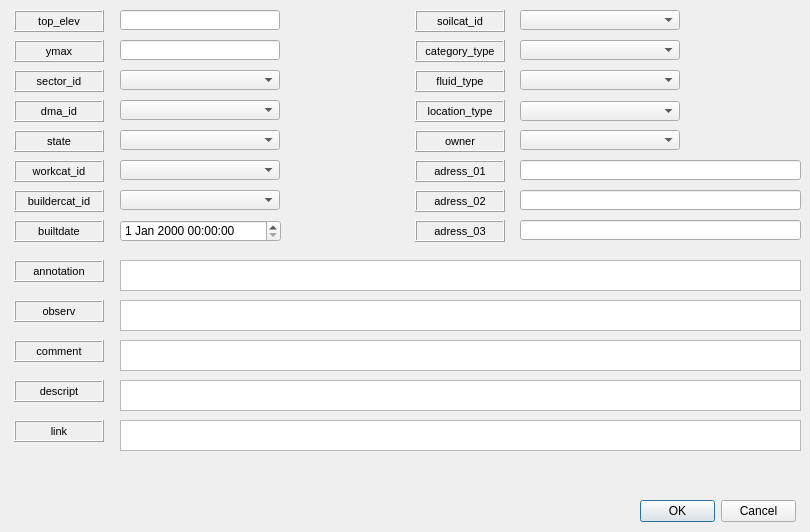
   <widget class="QWidget" name="tab_5">
    <attribute name="title">
     <string>Feature</string>
    </attribute>
    <widget class="QComboBox" name="comboBox_14">
     <property name="geometry">
      <rect>
       <x>520</x>
       <y>101</y>
       <width>160</width>
       <height>20</height>
      </rect>
     </property>
    </widget>
    <widget class="QLabel" name="label_14">
     <property name="geometry">
      <rect>
       <x>14</x>
       <y>100</y>
       <width>90</width>
       <height>22</height>
      </rect>
     </property>
     <property name="font">
      <font>
       <pointsize>8</pointsize>
      </font>
     </property>
     <property name="frameShape">
      <enum>QFrame::Box</enum>
     </property>
     <property name="frameShadow">
      <enum>QFrame::Raised</enum>
     </property>
     <property name="text">
      <string>dma_id</string>
     </property>
     <property name="textFormat">
      <enum>Qt::AutoText</enum>
     </property>
     <property name="scaledContents">
      <bool>false</bool>
     </property>
     <property name="alignment">
      <set>Qt::AlignCenter</set>
     </property>
     <property name="margin">
      <number>3</number>
     </property>
    </widget>
    <widget class="QLabel" name="label_12">
     <property name="geometry">
      <rect>
       <x>14</x>
       <y>190</y>
       <width>90</width>
       <height>22</height>
      </rect>
     </property>
     <property name="font">
      <font>
       <pointsize>8</pointsize>
      </font>
     </property>
     <property name="frameShape">
      <enum>QFrame::Box</enum>
     </property>
     <property name="frameShadow">
      <enum>QFrame::Raised</enum>
     </property>
     <property name="text">
      <string>buildercat_id</string>
     </property>
     <property name="textFormat">
      <enum>Qt::AutoText</enum>
     </property>
     <property name="scaledContents">
      <bool>false</bool>
     </property>
     <property name="alignment">
      <set>Qt::AlignCenter</set>
     </property>
     <property name="margin">
      <number>3</number>
     </property>
    </widget>
    <widget class="QLabel" name="label_6">
     <property name="geometry">
      <rect>
       <x>14</x>
       <y>130</y>
       <width>90</width>
       <height>22</height>
      </rect>
     </property>
     <property name="font">
      <font>
       <pointsize>8</pointsize>
      </font>
     </property>
     <property name="frameShape">
      <enum>QFrame::Box</enum>
     </property>
     <property name="frameShadow">
      <enum>QFrame::Raised</enum>
     </property>
     <property name="text">
      <string>state</string>
     </property>
     <property name="textFormat">
      <enum>Qt::AutoText</enum>
     </property>
     <property name="scaledContents">
      <bool>false</bool>
     </property>
     <property name="alignment">
      <set>Qt::AlignCenter</set>
     </property>
     <property name="margin">
      <number>3</number>
     </property>
    </widget>
    <widget class="QLabel" name="label_32">
     <property name="geometry">
      <rect>
       <x>415</x>
       <y>70</y>
       <width>90</width>
       <height>22</height>
      </rect>
     </property>
     <property name="font">
      <font>
       <pointsize>8</pointsize>
      </font>
     </property>
     <property name="frameShape">
      <enum>QFrame::Box</enum>
     </property>
     <property name="frameShadow">
      <enum>QFrame::Raised</enum>
     </property>
     <property name="midLineWidth">
      <number>0</number>
     </property>
     <property name="text">
      <string>fluid_type</string>
     </property>
     <property name="textFormat">
      <enum>Qt::AutoText</enum>
     </property>
     <property name="scaledContents">
      <bool>false</bool>
     </property>
     <property name="alignment">
      <set>Qt::AlignCenter</set>
     </property>
     <property name="margin">
      <number>3</number>
     </property>
    </widget>
    <widget class="QLabel" name="label_16">
     <property name="geometry">
      <rect>
       <x>415</x>
       <y>10</y>
       <width>90</width>
       <height>22</height>
      </rect>
     </property>
     <property name="font">
      <font>
       <pointsize>8</pointsize>
      </font>
     </property>
     <property name="frameShape">
      <enum>QFrame::Box</enum>
     </property>
     <property name="frameShadow">
      <enum>QFrame::Raised</enum>
     </property>
     <property name="text">
      <string>soilcat_id</string>
     </property>
     <property name="textFormat">
      <enum>Qt::AutoText</enum>
     </property>
     <property name="scaledContents">
      <bool>false</bool>
     </property>
     <property name="alignment">
      <set>Qt::AlignCenter</set>
     </property>
     <property name="margin">
      <number>3</number>
     </property>
    </widget>
    <widget class="QLineEdit" name="lineEdit_32">
     <property name="geometry">
      <rect>
       <x>520</x>
       <y>190</y>
       <width>281</width>
       <height>20</height>
      </rect>
     </property>
    </widget>
    <widget class="QLabel" name="label_36">
     <property name="geometry">
      <rect>
       <x>415</x>
       <y>220</y>
       <width>90</width>
       <height>22</height>
      </rect>
     </property>
     <property name="font">
      <font>
       <pointsize>8</pointsize>
      </font>
     </property>
     <property name="frameShape">
      <enum>QFrame::Box</enum>
     </property>
     <property name="frameShadow">
      <enum>QFrame::Raised</enum>
     </property>
     <property name="text">
      <string>adress_03</string>
     </property>
     <property name="textFormat">
      <enum>Qt::AutoText</enum>
     </property>
     <property name="scaledContents">
      <bool>false</bool>
     </property>
     <property name="alignment">
      <set>Qt::AlignCenter</set>
     </property>
     <property name="margin">
      <number>3</number>
     </property>
    </widget>
    <widget class="QLabel" name="label_37">
     <property name="geometry">
      <rect>
       <x>415</x>
       <y>190</y>
       <width>90</width>
       <height>22</height>
      </rect>
     </property>
     <property name="font">
      <font>
       <pointsize>8</pointsize>
      </font>
     </property>
     <property name="frameShape">
      <enum>QFrame::Box</enum>
     </property>
     <property name="frameShadow">
      <enum>QFrame::Raised</enum>
     </property>
     <property name="text">
      <string>adress_02</string>
     </property>
     <property name="textFormat">
      <enum>Qt::AutoText</enum>
     </property>
     <property name="scaledContents">
      <bool>false</bool>
     </property>
     <property name="alignment">
      <set>Qt::AlignCenter</set>
     </property>
     <property name="margin">
      <number>3</number>
     </property>
    </widget>
    <widget class="QLineEdit" name="lineEdit_33">
     <property name="geometry">
      <rect>
       <x>520</x>
       <y>160</y>
       <width>281</width>
       <height>20</height>
      </rect>
     </property>
    </widget>
    <widget class="QLabel" name="label_9">
     <property name="geometry">
      <rect>
       <x>14</x>
       <y>160</y>
       <width>90</width>
       <height>22</height>
      </rect>
     </property>
     <property name="font">
      <font>
       <pointsize>8</pointsize>
      </font>
     </property>
     <property name="frameShape">
      <enum>QFrame::Box</enum>
     </property>
     <property name="frameShadow">
      <enum>QFrame::Raised</enum>
     </property>
     <property name="text">
      <string>workcat_id</string>
     </property>
     <property name="textFormat">
      <enum>Qt::AutoText</enum>
     </property>
     <property name="scaledContents">
      <bool>false</bool>
     </property>
     <property name="alignment">
      <set>Qt::AlignCenter</set>
     </property>
     <property name="margin">
      <number>3</number>
     </property>
    </widget>
    <widget class="QLineEdit" name="lineEdit_3">
     <property name="geometry">
      <rect>
       <x>120</x>
       <y>40</y>
       <width>160</width>
       <height>20</height>
      </rect>
     </property>
    </widget>
    <widget class="QLabel" name="label_38">
     <property name="geometry">
      <rect>
       <x>415</x>
       <y>160</y>
       <width>90</width>
       <height>22</height>
      </rect>
     </property>
     <property name="font">
      <font>
       <pointsize>8</pointsize>
      </font>
     </property>
     <property name="frameShape">
      <enum>QFrame::Box</enum>
     </property>
     <property name="frameShadow">
      <enum>QFrame::Raised</enum>
     </property>
     <property name="text">
      <string>adress_01</string>
     </property>
     <property name="textFormat">
      <enum>Qt::AutoText</enum>
     </property>
     <property name="scaledContents">
      <bool>false</bool>
     </property>
     <property name="alignment">
      <set>Qt::AlignCenter</set>
     </property>
     <property name="margin">
      <number>3</number>
     </property>
    </widget>
    <widget class="QComboBox" name="comboBox_18">
     <property name="geometry">
      <rect>
       <x>520</x>
       <y>40</y>
       <width>160</width>
       <height>20</height>
      </rect>
     </property>
    </widget>
    <widget class="QLabel" name="label_3">
     <property name="geometry">
      <rect>
       <x>14</x>
       <y>40</y>
       <width>90</width>
       <height>22</height>
      </rect>
     </property>
     <property name="font">
      <font>
       <pointsize>8</pointsize>
      </font>
     </property>
     <property name="frameShape">
      <enum>QFrame::Box</enum>
     </property>
     <property name="frameShadow">
      <enum>QFrame::Raised</enum>
     </property>
     <property name="text">
      <string>ymax</string>
     </property>
     <property name="alignment">
      <set>Qt::AlignCenter</set>
     </property>
     <property name="margin">
      <number>3</number>
     </property>
    </widget>
    <widget class="QLabel" name="label_2">
     <property name="geometry">
      <rect>
       <x>14</x>
       <y>10</y>
       <width>90</width>
       <height>22</height>
      </rect>
     </property>
     <property name="font">
      <font>
       <pointsize>8</pointsize>
      </font>
     </property>
     <property name="frameShape">
      <enum>QFrame::Box</enum>
     </property>
     <property name="frameShadow">
      <enum>QFrame::Raised</enum>
     </property>
     <property name="text">
      <string>top_elev</string>
     </property>
     <property name="alignment">
      <set>Qt::AlignCenter</set>
     </property>
     <property name="margin">
      <number>3</number>
     </property>
    </widget>
    <widget class="QLabel" name="label_5">
     <property name="geometry">
      <rect>
       <x>14</x>
       <y>70</y>
       <width>90</width>
       <height>22</height>
      </rect>
     </property>
     <property name="font">
      <font>
       <pointsize>8</pointsize>
      </font>
     </property>
     <property name="frameShape">
      <enum>QFrame::Box</enum>
     </property>
     <property name="frameShadow">
      <enum>QFrame::Raised</enum>
     </property>
     <property name="text">
      <string>sector_id</string>
     </property>
     <property name="textFormat">
      <enum>Qt::AutoText</enum>
     </property>
     <property name="scaledContents">
      <bool>false</bool>
     </property>
     <property name="alignment">
      <set>Qt::AlignCenter</set>
     </property>
     <property name="margin">
      <number>3</number>
     </property>
    </widget>
    <widget class="QLineEdit" name="lineEdit_2">
     <property name="geometry">
      <rect>
       <x>120</x>
       <y>10</y>
       <width>160</width>
       <height>20</height>
      </rect>
     </property>
    </widget>
    <widget class="QComboBox" name="comboBox_15">
     <property name="geometry">
      <rect>
       <x>520</x>
       <y>70</y>
       <width>160</width>
       <height>20</height>
      </rect>
     </property>
    </widget>
    <widget class="QLabel" name="label_33">
     <property name="geometry">
      <rect>
       <x>415</x>
       <y>100</y>
       <width>90</width>
       <height>22</height>
      </rect>
     </property>
     <property name="font">
      <font>
       <pointsize>8</pointsize>
      </font>
     </property>
     <property name="frameShape">
      <enum>QFrame::Box</enum>
     </property>
     <property name="frameShadow">
      <enum>QFrame::Raised</enum>
     </property>
     <property name="text">
      <string>location_type</string>
     </property>
     <property name="textFormat">
      <enum>Qt::AutoText</enum>
     </property>
     <property name="scaledContents">
      <bool>false</bool>
     </property>
     <property name="alignment">
      <set>Qt::AlignCenter</set>
     </property>
     <property name="margin">
      <number>3</number>
     </property>
    </widget>
    <widget class="QComboBox" name="comboBox_17">
     <property name="geometry">
      <rect>
       <x>120</x>
       <y>190</y>
       <width>160</width>
       <height>20</height>
      </rect>
     </property>
    </widget>
    <widget class="QComboBox" name="comboBox_20">
     <property name="geometry">
      <rect>
       <x>520</x>
       <y>10</y>
       <width>160</width>
       <height>20</height>
      </rect>
     </property>
    </widget>
    <widget class="QComboBox" name="comboBox_3">
     <property name="geometry">
      <rect>
       <x>120</x>
       <y>130</y>
       <width>160</width>
       <height>20</height>
      </rect>
     </property>
    </widget>
    <widget class="QComboBox" name="comboBox_13">
     <property name="geometry">
      <rect>
       <x>120</x>
       <y>100</y>
       <width>160</width>
       <height>20</height>
      </rect>
     </property>
    </widget>
    <widget class="QLabel" name="label_34">
     <property name="geometry">
      <rect>
       <x>415</x>
       <y>130</y>
       <width>90</width>
       <height>22</height>
      </rect>
     </property>
     <property name="font">
      <font>
       <pointsize>8</pointsize>
      </font>
     </property>
     <property name="frameShape">
      <enum>QFrame::Box</enum>
     </property>
     <property name="frameShadow">
      <enum>QFrame::Raised</enum>
     </property>
     <property name="text">
      <string>owner</string>
     </property>
     <property name="textFormat">
      <enum>Qt::AutoText</enum>
     </property>
     <property name="scaledContents">
      <bool>false</bool>
     </property>
     <property name="alignment">
      <set>Qt::AlignCenter</set>
     </property>
     <property name="margin">
      <number>3</number>
     </property>
    </widget>
    <widget class="QLabel" name="label_13">
     <property name="geometry">
      <rect>
       <x>14</x>
       <y>220</y>
       <width>90</width>
       <height>22</height>
      </rect>
     </property>
     <property name="font">
      <font>
       <pointsize>8</pointsize>
      </font>
     </property>
     <property name="frameShape">
      <enum>QFrame::Box</enum>
     </property>
     <property name="frameShadow">
      <enum>QFrame::Raised</enum>
     </property>
     <property name="text">
      <string>builtdate</string>
     </property>
     <property name="textFormat">
      <enum>Qt::AutoText</enum>
     </property>
     <property name="scaledContents">
      <bool>false</bool>
     </property>
     <property name="alignment">
      <set>Qt::AlignCenter</set>
     </property>
     <property name="margin">
      <number>3</number>
     </property>
    </widget>
    <widget class="QLabel" name="label_31">
     <property name="geometry">
      <rect>
       <x>415</x>
       <y>40</y>
       <width>90</width>
       <height>22</height>
      </rect>
     </property>
     <property name="font">
      <font>
       <pointsize>8</pointsize>
      </font>
     </property>
     <property name="frameShape">
      <enum>QFrame::Box</enum>
     </property>
     <property name="frameShadow">
      <enum>QFrame::Raised</enum>
     </property>
     <property name="text">
      <string>category_type</string>
     </property>
     <property name="textFormat">
      <enum>Qt::AutoText</enum>
     </property>
     <property name="scaledContents">
      <bool>false</bool>
     </property>
     <property name="alignment">
      <set>Qt::AlignCenter</set>
     </property>
     <property name="margin">
      <number>3</number>
     </property>
    </widget>
    <widget class="QComboBox" name="comboBox_2">
     <property name="geometry">
      <rect>
       <x>120</x>
       <y>70</y>
       <width>160</width>
       <height>20</height>
      </rect>
     </property>
    </widget>
    <widget class="QLineEdit" name="lineEdit_29">
     <property name="geometry">
      <rect>
       <x>520</x>
       <y>220</y>
       <width>281</width>
       <height>20</height>
      </rect>
     </property>
    </widget>
    <widget class="QDialogButtonBox" name="buttonBox">
     <property name="geometry">
      <rect>
       <x>640</x>
       <y>500</y>
       <width>156</width>
       <height>23</height>
      </rect>
     </property>
     <property name="standardButtons">
      <set>QDialogButtonBox::Cancel|QDialogButtonBox::Ok</set>
     </property>
    </widget>
    <widget class="QTextEdit" name="textEdit_3">
     <property name="geometry">
      <rect>
       <x>120</x>
       <y>340</y>
       <width>681</width>
       <height>31</height>
      </rect>
     </property>
    </widget>
    <widget class="QLabel" name="label_10">
     <property name="geometry">
      <rect>
       <x>14</x>
       <y>260</y>
       <width>90</width>
       <height>22</height>
      </rect>
     </property>
     <property name="font">
      <font>
       <pointsize>8</pointsize>
      </font>
     </property>
     <property name="frameShape">
      <enum>QFrame::Box</enum>
     </property>
     <property name="frameShadow">
      <enum>QFrame::Raised</enum>
     </property>
     <property name="text">
      <string>annotation</string>
     </property>
     <property name="textFormat">
      <enum>Qt::AutoText</enum>
     </property>
     <property name="scaledContents">
      <bool>false</bool>
     </property>
     <property name="alignment">
      <set>Qt::AlignCenter</set>
     </property>
     <property name="margin">
      <number>3</number>
     </property>
    </widget>
    <widget class="QTextEdit" name="textEdit_2">
     <property name="geometry">
      <rect>
       <x>120</x>
       <y>300</y>
       <width>681</width>
       <height>31</height>
      </rect>
     </property>
    </widget>
    <widget class="QTextEdit" name="textEdit_5">
     <property name="geometry">
      <rect>
       <x>120</x>
       <y>420</y>
       <width>681</width>
       <height>31</height>
      </rect>
     </property>
    </widget>
    <widget class="QTextEdit" name="textEdit_4">
     <property name="geometry">
      <rect>
       <x>120</x>
       <y>380</y>
       <width>681</width>
       <height>31</height>
      </rect>
     </property>
    </widget>
    <widget class="QLabel" name="label_42">
     <property name="geometry">
      <rect>
       <x>14</x>
       <y>340</y>
       <width>90</width>
       <height>22</height>
      </rect>
     </property>
     <property name="font">
      <font>
       <pointsize>8</pointsize>
      </font>
     </property>
     <property name="frameShape">
      <enum>QFrame::Box</enum>
     </property>
     <property name="frameShadow">
      <enum>QFrame::Raised</enum>
     </property>
     <property name="text">
      <string>comment</string>
     </property>
     <property name="textFormat">
      <enum>Qt::AutoText</enum>
     </property>
     <property name="scaledContents">
      <bool>false</bool>
     </property>
     <property name="alignment">
      <set>Qt::AlignCenter</set>
     </property>
     <property name="margin">
      <number>3</number>
     </property>
    </widget>
    <widget class="QLabel" name="label_43">
     <property name="geometry">
      <rect>
       <x>14</x>
       <y>420</y>
       <width>90</width>
       <height>22</height>
      </rect>
     </property>
     <property name="font">
      <font>
       <pointsize>8</pointsize>
      </font>
     </property>
     <property name="frameShape">
      <enum>QFrame::Box</enum>
     </property>
     <property name="frameShadow">
      <enum>QFrame::Raised</enum>
     </property>
     <property name="text">
      <string>link</string>
     </property>
     <property name="textFormat">
      <enum>Qt::AutoText</enum>
     </property>
     <property name="scaledContents">
      <bool>false</bool>
     </property>
     <property name="alignment">
      <set>Qt::AlignCenter</set>
     </property>
     <property name="margin">
      <number>3</number>
     </property>
    </widget>
    <widget class="QTextEdit" name="textEdit">
     <property name="geometry">
      <rect>
       <x>120</x>
       <y>260</y>
       <width>681</width>
       <height>31</height>
      </rect>
     </property>
    </widget>
    <widget class="QLabel" name="label_44">
     <property name="geometry">
      <rect>
       <x>14</x>
       <y>380</y>
       <width>90</width>
       <height>22</height>
      </rect>
     </property>
     <property name="font">
      <font>
       <pointsize>8</pointsize>
      </font>
     </property>
     <property name="frameShape">
      <enum>QFrame::Box</enum>
     </property>
     <property name="frameShadow">
      <enum>QFrame::Raised</enum>
     </property>
     <property name="text">
      <string>descript</string>
     </property>
     <property name="textFormat">
      <enum>Qt::AutoText</enum>
     </property>
     <property name="scaledContents">
      <bool>false</bool>
     </property>
     <property name="alignment">
      <set>Qt::AlignCenter</set>
     </property>
     <property name="margin">
      <number>3</number>
     </property>
    </widget>
    <widget class="QLabel" name="label_11">
     <property name="geometry">
      <rect>
       <x>14</x>
       <y>300</y>
       <width>90</width>
       <height>22</height>
      </rect>
     </property>
     <property name="font">
      <font>
       <pointsize>8</pointsize>
      </font>
     </property>
     <property name="frameShape">
      <enum>QFrame::Box</enum>
     </property>
     <property name="frameShadow">
      <enum>QFrame::Raised</enum>
     </property>
     <property name="text">
      <string>observ</string>
     </property>
     <property name="textFormat">
      <enum>Qt::AutoText</enum>
     </property>
     <property name="scaledContents">
      <bool>false</bool>
     </property>
     <property name="alignment">
      <set>Qt::AlignCenter</set>
     </property>
     <property name="margin">
      <number>3</number>
     </property>
    </widget>
    <widget class="QComboBox" name="comboBox_4">
     <property name="geometry">
      <rect>
       <x>120</x>
       <y>160</y>
       <width>160</width>
       <height>20</height>
      </rect>
     </property>
    </widget>
    <widget class="QDateTimeEdit" name="dateTimeEdit_12">
     <property name="geometry">
      <rect>
       <x>120</x>
       <y>220</y>
       <width>161</width>
       <height>22</height>
      </rect>
     </property>
    </widget>
    <widget class="QComboBox" name="comboBox_16">
     <property name="geometry">
      <rect>
       <x>520</x>
       <y>130</y>
       <width>160</width>
       <height>20</height>
      </rect>
     </property>
    </widget>
   </widget>
